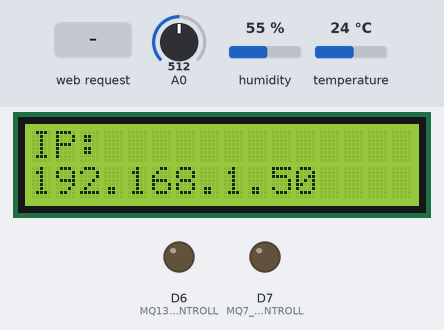
The sketch below on a simulated ESP8266 (NodeMCU). On the bench: 16×2 character LCD, output pins drawn as LEDs (lit = HIGH). Inputs (shaded band) come from the test bench; at power-on: A0 = 512, humidity 55 %, temperature 24 °C. WiFi joins after 1.5 s; servers stay silent unless stated; no MQTT or app messages arrive unless stated; what the sketch prints to the serial monitor is not drawn.

Above: at 2.8 s.
2.9 s: HTTP request GET /save?mqttServer=1 received
At 5.2 s:
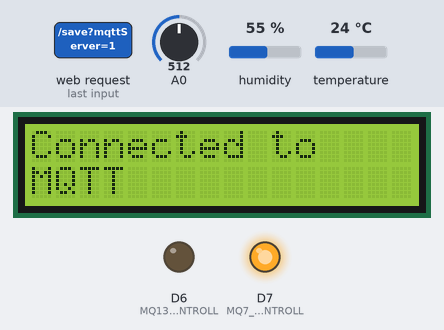
At 7.1 s:
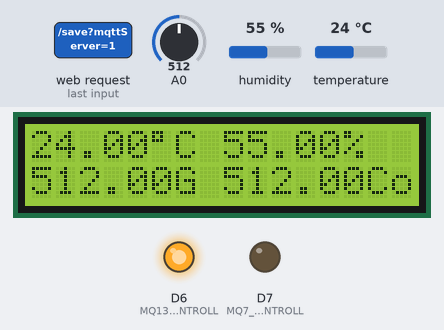
Timing chart, 0 to 11.5 s (numbered marks = the images above; inputs shaded):
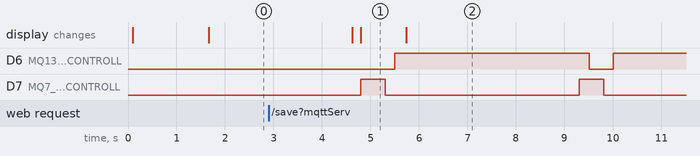

The sketch:

arduino.ino
```cpp
#include <DHT.h>
#include <LiquidCrystal_I2C.h>
#include <ESP8266WiFi.h>
#include <DNSServer.h>
#include <ESP8266WebServer.h>
#include "WiFiManager.h"
#include <ArduinoJson.h>
#include "secret.h"
#include <PubSubClient.h>

#include <ESP8266WebServer.h>
#include <WiFiManager.h>

#define DHT_PIN D4
#define MQ7_PIN_CONTROLL D7
#define MQ135_PIN_CONTROLL D6
#define DHTTYPE DHT22

DHT dht(DHT_PIN, DHTTYPE);
LiquidCrystal_I2C lcd(0x27, 16, 2);
WiFiClient askClient;
PubSubClient client(askClient);

long now = millis();
long lastMeasure = 0;
int t_delay = 5000;

ESP8266WebServer server(80);

String mqttServerInput = "";  // To store the user-input MQTT server IP address

void handleRoot() {
  String html = "<html><body>";
  html += "<h1>MQTT Server Configuration</h1>";
  html += "<form action='/save' method='get'>";
  html += "MQTT Server IP: <input type='text' name='mqttServer' value='" + mqttServerInput + "'><br>";
  html += "<input type='submit' value='Save'>";
  html += "</form></body></html>";

  server.send(200, "text/html", html);
}

void handleSave() {
  mqttServerInput = server.arg("mqttServer");
  server.send(200, "text/plain", "MQTT Server IP saved: " + mqttServerInput);
}

void configModeCallback(WiFiManager *myWiFiManager)
{
  Serial.println("Entered config mode");
  Serial.println(WiFi.softAPIP());
  Serial.println(myWiFiManager->getConfigPortalSSID());
}

void displayOnLCD(String line1, String line2)
{
  lcd.clear();
  lcd.setCursor(0, 0);
  lcd.print(line1);
  lcd.setCursor(0, 1);
  lcd.print(line2);
}

void setup()
{
  Serial.begin(115200);

  while (!Serial)
  {
  }

  byte count = 0;
  Wire.begin();
  for (byte i = 8; i < 120; i++)
  {
    Wire.beginTransmission(i);
    if (Wire.endTransmission() == 0)
    {
      count++;
      delay(1);
    }
  }
  lcd.init();
  lcd.backlight();

  displayOnLCD("Connecting to", "WiFi...");

  WiFiManager wifiManager;
  wifiManager.setAPCallback(configModeCallback);

  if (!wifiManager.autoConnect())
  {
    displayOnLCD("Failed to connect", "Resetting...");
    ESP.reset();
    delay(1000);
  }

  displayOnLCD("Connected to", WiFi.SSID());

  Serial.println("Connected to WiFi");

  client.setServer(mqtt_server, mqtt_port);
  client.setCallback(callback);

  displayOnLCD("Connecting to", "MQTT...");

  dht.begin();
  pinMode(DHT_PIN, INPUT);
  pinMode(A0, INPUT);
  pinMode(MQ7_PIN_CONTROLL, OUTPUT);
  pinMode(MQ135_PIN_CONTROLL, OUTPUT);

   // Setup WiFi and add custom parameters (MQTT server IP)
  WiFiManagerParameter custom_mqtt_server("mqttServer", "MQTT Server IP", mqttServerInput.c_str(), 40);

  wifiManager.addParameter(&custom_mqtt_server);

  // Setup web server routes
  server.on("/", HTTP_GET, handleRoot);
  server.on("/save", HTTP_GET, handleSave);

  displayOnLCD("IP: ", WiFi.localIP().toString());

  server.begin();
}
int analogReadMQ7() {
    delay(100);
    digitalWrite(MQ7_PIN_CONTROLL, HIGH); // Turn MQ7 On
    delay(200);
    digitalWrite(MQ135_PIN_CONTROLL, LOW); // Turn MQ135 Off
    delay(200);
    return analogRead(A0);
}

int analogReadMQ135() {
    delay(100);
    digitalWrite(MQ7_PIN_CONTROLL, LOW); //  Turn MQ7 Off
    delay(200);
    digitalWrite(MQ135_PIN_CONTROLL, HIGH); // Turn MQ135 On
    delay(200);
    return analogRead(A0);
}

void loop() {
  server.handleClient();
  now = millis();
  // Check if the MQTT server address is available
  if (mqttServerInput.length() > 0) {
    // Publishes new temperature and humidity every 30 seconds
    if (now - lastMeasure > t_delay - 400) {
      reconnect();
      publicData();
   }
  }
}


//MQTT callback
void callback(char* topic, byte * payload, unsigned int length) {

  for (int i = 0; i < length; i++) {
    Serial.println(topic);
    Serial.print(" has send ");
    Serial.print((char)payload[i]);
  }

}

//MQTT reconnect
void reconnect()
{
  // Loop until we're reconnected
  while (!client.connected())
  {
    displayOnLCD("Connecting to", "MQTT...");

    Serial.println("********** Attempting MQTT connection...");

    if (client.connect(ClientID, username, mqttpass, lastwill, 1, 1, lastwillmsg))
    {
      Serial.println("-> MQTT client connected");
      client.subscribe(topic);
      Serial.print("Subscribed to: ");
      Serial.println(topic);
      displayOnLCD("Connected to", "MQTT");
    }
    else
    {
      Serial.print("failed, rc=");
      Serial.print(client.state());
      Serial.println("-> try again in 5 seconds");
      // Wait 5 seconds before retrying
      delay(5000);
    }
  }
}

void publicData()
{
  lastMeasure = now;

  // Read DHT22
  float T_inC, H_inPer, Gas, Co;
  T_inC = dht.readTemperature();
  H_inPer = dht.readHumidity();

  Co = analogReadMQ7(); // Read Analog value of the first sensor
  Gas = analogReadMQ135(); // Read Analog value of the second sensor

  Serial.print(T_inC);
  Serial.println(" C");
  Serial.print(H_inPer);
  Serial.println(" P");
  Serial.print(Co);
  Serial.println(" Co");
  Serial.print(Gas);
  Serial.println(" Gas");
  Serial.println("===========================================");

  // Display the data on the LCD using the displayOnLCD function
  displayOnLCD(String(T_inC) + (char)223 + "C"+" "+ String(H_inPer) + "%", String(Gas) + "G" +" "+ String(Co) + "Co");

  // Publish data to MQTT
  client.publish("master/quy_esp/writeattributevalue/MQ135/65VFyoeH9DRpTsLZxtdvkQ", String(Gas).c_str());
  client.publish("master/quy_esp/writeattributevalue/MQ7/65VFyoeH9DRpTsLZxtdvkQ", String(Co).c_str());
  client.publish("master/quy_esp/writeattributevalue/temperature/65VFyoeH9DRpTsLZxtdvkQ", String(T_inC).c_str());
  client.publish("master/quy_esp/writeattributevalue/relativeHumidity/65VFyoeH9DRpTsLZxtdvkQ", String(H_inPer).c_str());
}
```

secret.h
```cpp
// Wifi
const char* ssid = "xxxxxxxxxx"; // Wifi SSID
const char* password = "xxxxxxxxxx"; // Wifi Password

//MQTT Broker
const char* mqtt_server = "192.168.2.106";
unsigned int mqtt_port = 1883; //SSL 8883 NoneSSL 1883
const char* username = "master:quy"; // Service User Realm:Serviceuser
const char* mqttpass = "JdH6fLtpmYCj62XAHbUfdxeaAgl9tjyX"; // Service User Secret
const char* ClientID = "quy_esp";
const char* assestID = "65VFyoeH9DRpTsLZxtdvkQ";
//LastWill
const char* lastwill = "master/quy_esp/writeattributevalue/temperature/65VFyoeH9DRpTsLZxtdvkQ";
const char* lastwillmsg = "30";
//subscribing Topic
const char* topic = "master/quy_esp/attributevalue/temperature/65VFyoeH9DRpTsLZxtdvkQ"; //see Subscribing Topics in Documentation https://github.com/openremote/openremote/wiki/User-Guide%3A-Manager-APIs#mqtt-api-mqtt-broker
```

Measured:
- after the input at 2.9 s, D6 (MQ135_PIN_CONTROLL): LOW → HIGH after 2.6 s, → LOW 4.0 s later, → HIGH 0.50 s later; D7 (MQ7_PIN_CONTROLL): alternates HIGH for 0.50 s and LOW for 4.0 s, starting after 1.9 s; the display: first changes after 1.7 s (image 1 shows a later state)
- what the display in image 1 shows lasts 0.9 s, from 4.8 s to 5.7 s
